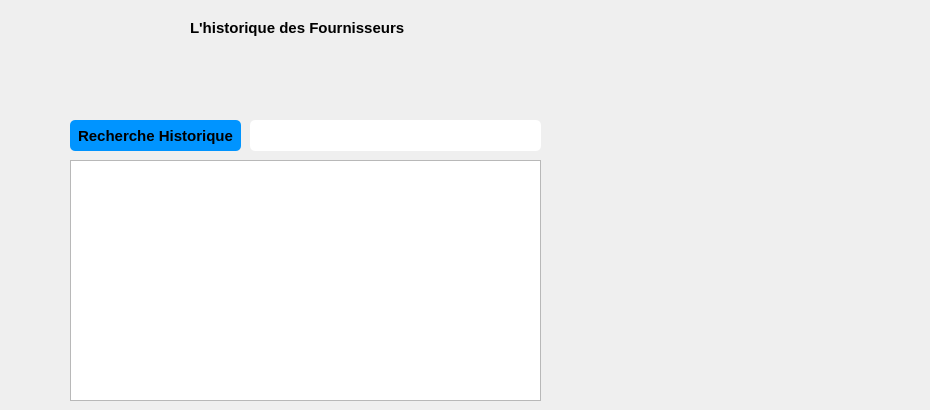
   <widget class="QWidget" name="page_8">
    <widget class="QPushButton" name="pushButton_20">
     <property name="geometry">
      <rect>
       <x>540</x>
       <y>290</y>
       <width>121</width>
       <height>111</height>
      </rect>
     </property>
     <property name="font">
      <font>
       <pointsize>11</pointsize>
       <weight>75</weight>
       <bold>true</bold>
      </font>
     </property>
     <property name="styleSheet">
      <string notr="true">QPushButton { border: none;image :url(C:/Users/ASUS/Downloads/tools-and-utensils (2).png);}
QPushButton:hover
{
border: none;image :url(C:/Users/ASUS/Downloads/technology.png);
}
</string>
     </property>
     <property name="text">
      <string/>
     </property>
    </widget>
    <widget class="QTextBrowser" name="historique_fournisseur">
     <property name="geometry">
      <rect>
       <x>70</x>
       <y>160</y>
       <width>471</width>
       <height>241</height>
      </rect>
     </property>
     <property name="font">
      <font>
       <pointsize>11</pointsize>
       <weight>75</weight>
       <bold>true</bold>
      </font>
     </property>
    </widget>
    <widget class="QLineEdit" name="Recheche_Historique">
     <property name="geometry">
      <rect>
       <x>250</x>
       <y>120</y>
       <width>291</width>
       <height>31</height>
      </rect>
     </property>
     <property name="styleSheet">
      <string notr="true">
padding: 5px;
border-radius: 5px;

font-weight: bold;</string>
     </property>
    </widget>
    <widget class="QPushButton" name="pushButton_22">
     <property name="geometry">
      <rect>
       <x>70</x>
       <y>120</y>
       <width>171</width>
       <height>31</height>
      </rect>
     </property>
     <property name="font">
      <font>
       <pointsize>11</pointsize>
       <weight>75</weight>
       <bold>true</bold>
      </font>
     </property>
     <property name="styleSheet">
      <string notr="true">QPushButton {
padding: 5px;
border-radius: 5px;
background-color:#0094ff;
font-weight: bold;
}
QPushButton:hover
{
color :white;
}</string>
     </property>
     <property name="text">
      <string>Recherche Historique</string>
     </property>
    </widget>
    <widget class="QLabel" name="label_7">
     <property name="geometry">
      <rect>
       <x>190</x>
       <y>20</y>
       <width>231</width>
       <height>16</height>
      </rect>
     </property>
     <property name="font">
      <font>
       <pointsize>11</pointsize>
       <weight>75</weight>
       <bold>true</bold>
      </font>
     </property>
     <property name="text">
      <string>L'historique des Fournisseurs </string>
     </property>
    </widget>
    <widget class="QPushButton" name="pushButton_38">
     <property name="geometry">
      <rect>
       <x>870</x>
       <y>0</y>
       <width>21</width>
       <height>23</height>
      </rect>
     </property>
     <property name="styleSheet">
      <string notr="true">QPushButton { border: none;image :url(C:/Users/ASUS/Downloads/left-chevron.png);}
QPushButton:hover
{
border: none;image :url(C:/Users/ASUS/Downloads/arrows.png);
}
</string>
     </property>
     <property name="text">
      <string/>
     </property>
    </widget>
    <widget class="QPushButton" name="pushButton_39">
     <property name="geometry">
      <rect>
       <x>900</x>
       <y>0</y>
       <width>21</width>
       <height>23</height>
      </rect>
     </property>
     <property name="styleSheet">
      <string notr="true">QPushButton { border: none;image :url(C:/Users/ASUS/Downloads/orientation.png);}
QPushButton:hover
{
border: none;image :url(C:/Users/ASUS/Downloads/orientation (1).png);
}
</string>
     </property>
     <property name="text">
      <string/>
     </property>
    </widget>
   </widget>
